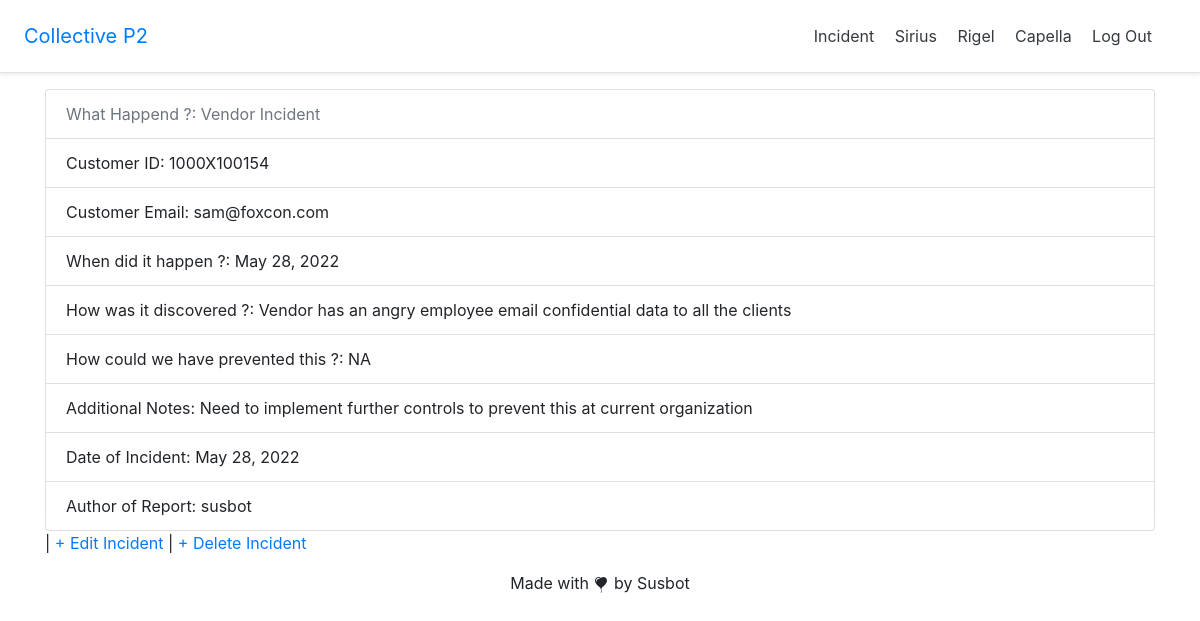
Page /incidents/4/ (signed in) on the committed database.
### incidents/models.py (models this page shows, shortened)
class Incident(models.Model):
    what_happened = models.CharField(max_length=40, choices=incident_type)
    customer_id = models.CharField(max_length=15)
    customer_email = models.EmailField()
    when_did_it_happen = models.DateField(auto_now_add=True, editable=False)
    how_was_it_discovered = models.TextField()
    how_could_we_have_prevented_this = models.TextField()
    additional_notes = models.TextField()
    data_of_incident = models.DateField(auto_now=False)
    author = models.ForeignKey(
        get_user_model(),
        on_delete=models.CASCADE
    )

### accounts/models.py (models this page shows)
class CustomUser(AbstractUser):
    age = models.PositiveIntegerField(null=True, blank=True)

### incidents/views.py (the view)
# urls.py: path('<int:pk>/', HomeDetailView.as_view(), name='incidents/incident_detail'),
class HomeDetailView(LoginRequiredMixin, DetailView):
    model = Incident
    template_name = 'incidents/incident_detail.html'

### templates/incidents/incident_detail.html
{% extends 'base.html' %}
{% block content %}
    <div class="post-entry">
        <ul class="list-group">
            <li class="list-group-item disabled" aria-disabled="true">What Happend ?: {{ incident.what_happened }}</li>
            <li class="list-group-item">Customer ID: {{ incident.customer_id }}</li>
            <li class="list-group-item">Customer Email: {{ incident.customer_email }}</li>
            <li class="list-group-item">When did it happen ?: {{ incident.when_did_it_happen }}</li>
            <li class="list-group-item">How was it discovered ?: {{ incident.how_was_it_discovered }}</li>
            <li class="list-group-item">How could we have prevented this ?: {{ incident.how_could_we_have_prevented_this }}</li>
            <li class="list-group-item">Additional Notes: {{ incident.additional_notes }}</li>
            <li class="list-group-item">Date of Incident: {{ incident.data_of_incident }}</li>
            <li class="list-group-item">Author of Report: {{ incident.author }}</li>
        </ul>
    </div>
    |<a href="{% url 'incidents/incident_edit' incident.pk %}"> + Edit Incident</a> |
    <a href="{% url 'incidents/incident_delete' incident.pk %}"> + Delete Incident</a>
{% endblock content %}

### rows in the picture
Incident: what_happened "Vendor Incident", customer_id "1000X100154", customer_email "sam@foxcon.com", when_did_it_happen "May 28, 2022", how_was_it_discovered "Vendor has an angry employee email confidential data to all the clients", how_could_we_have_prevented_this "NA", additional_notes "Need to implement further controls to prevent this at current organization", data_of_incident "May 28, 2022", author "susbot"
